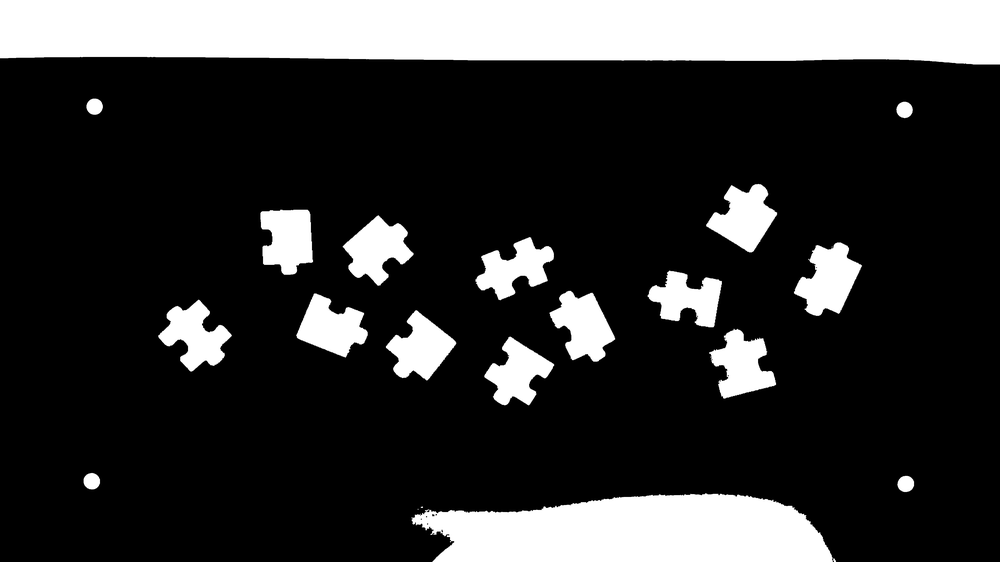
#> input picture Sandbox/AA.png, 1000 x 562 px, shrunk from 3840 x 2160 before the run
$ python separate.py
#> lines starting #> are read from the running program, lines starting #| are printed output that depends on the picture; after the words box and inside, x2 and y2 are one past the last pixel; in counts of white or black regions, pixels touching at a corner belong together
from __future__ import division
from __future__ import print_function

import cv2 as cv
import numpy as np

# Create an image
r = 100
src = cv.imread("AA.png", 0)
#> src is the input picture: shape (562, 1000); min 0, max 255, mean 52.1
# Create a sequence of points to make a contour

contours, _ = cv.findContours(src, cv.RETR_TREE, cv.CHAIN_APPROX_SIMPLE)
#> contours = 1372 contours, 1341 with area under 20; largest, box (x1, y1, x2, y2) and area: (0, 0, 1000, 67) 59749, (409, 491, 839, 562) 23396, (791, 240, 865, 318) 3340, (547, 288, 618, 364) 3218, (156, 297, 234, 374) 3161
# Calculate the distances to the contour
raw_dist = np.empty(src.shape, dtype=np.float32)
for i in range(src.shape[0]):
    for j in range(src.shape[1]):
        raw_dist[i, j] = cv.pointPolygonTest(contours[0], (j, i), True)
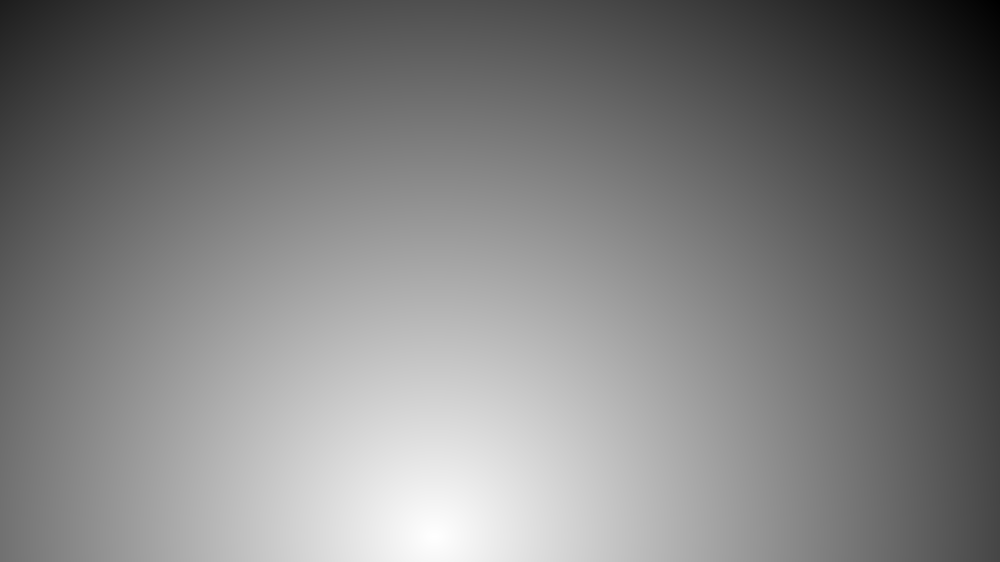
#> raw_dist: shape (562, 1000) float32; min -777.3, max 0, mean -392.6; drawn with min black and max white
minVal, maxVal, _, maxDistPt = cv.minMaxLoc(raw_dist)
#> minVal = -777.3; maxVal = 0; maxDistPt = (432, 536)
cv.imshow("A", src)
cv.waitKey(0)
src = src[maxDistPt[1] + 50:, :]
#> src = empty array
#> (the run stopped early here; a loop or call above may not have finished)
